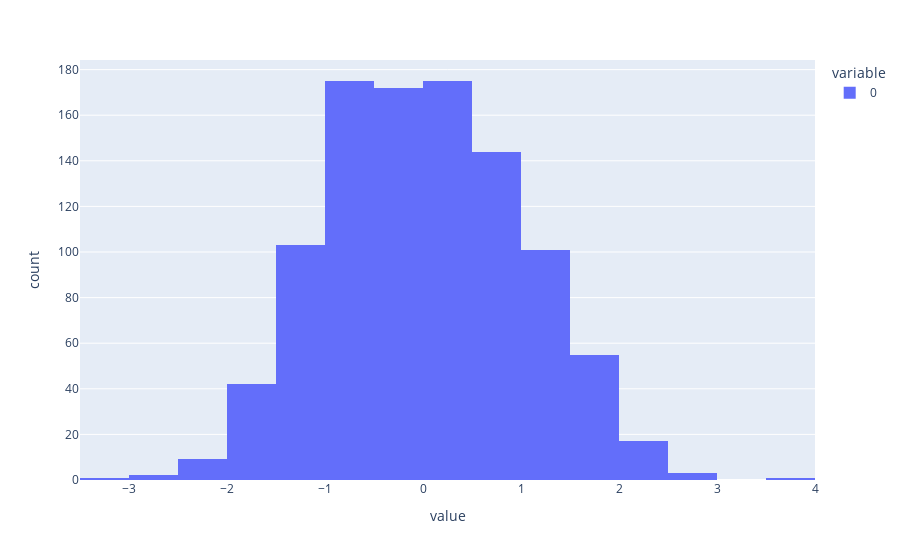

Write notebook code for a chart like this one.
### Code cell
px.histogram(x,nbins=20)

### Figure 1 — Plotly figure (JSON) as saved in the notebook; plotly's stock layout.template omitted (floating-point values rounded to 4 significant figures; data arrays with more than 128 entries replaced by an {"elided": "..."} marker saying what was removed)
{"data": [{"alignmentgroup": "True", "bingroup": "x", "hovertemplate": "variable=0<br>value=%{x}<br>count=%{y}<extra></extra>", "legendgroup": "0", "marker": {"color": "#636efa", "pattern": {"shape": ""}}, "name": "0", "nbinsx": 20, "offsetgroup": "0", "orientation": "v", "showlegend": true, "type": "histogram", "x": {"elided": "1000 float values"}, "xaxis": "x", "yaxis": "y"}], "layout": {"barmode": "relative", "legend": {"title": {"text": "variable"}, "tracegroupgap": 0}, "margin": {"t": 60}, "xaxis": {"anchor": "y", "domain": [0, 1], "title": {"text": "value"}}, "yaxis": {"anchor": "x", "domain": [0, 1], "title": {"text": "count"}}}}
